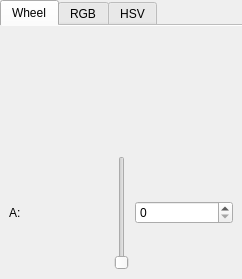
<?xml version="1.0" encoding="UTF-8"?>
<ui version="4.0">
 <class>ColorEditor</class>
 <widget class="QTabWidget" name="ColorEditor">
  <property name="geometry">
   <rect>
    <x>0</x>
    <y>0</y>
    <width>242</width>
    <height>279</height>
   </rect>
  </property>
  <property name="windowTitle">
   <string>TabWidget</string>
  </property>
  <property name="currentIndex">
   <number>0</number>
  </property>
  <property name="documentMode">
   <bool>true</bool>
  </property>
  <widget class="QWidget" name="tab">
   <attribute name="title">
    <string>Wheel</string>
   </attribute>
   <layout class="QVBoxLayout" name="verticalLayout">
    <item>
     <widget class="color_widgets::ColorWheel" name="colorWheel">
      <property name="sizePolicy">
       <sizepolicy hsizetype="Expanding" vsizetype="Expanding">
        <horstretch>0</horstretch>
        <verstretch>0</verstretch>
       </sizepolicy>
      </property>
     </widget>
    </item>
    <item>
     <layout class="QHBoxLayout" name="horizontalLayout">
      <item>
       <widget class="QLabel" name="label_9">
        <property name="text">
         <string>A:</string>
        </property>
       </widget>
      </item>
      <item>
       <widget class="color_widgets::GradientSlider" name="slider_alpha_wheel">
        <property name="maximum">
         <number>255</number>
        </property>
       </widget>
      </item>
      <item>
       <widget class="QSpinBox" name="spinBox_9">
        <property name="maximum">
         <number>255</number>
        </property>
       </widget>
      </item>
     </layout>
    </item>
   </layout>
  </widget>
  <widget class="QWidget" name="tab">
   <attribute name="title">
    <string>RGB</string>
   </attribute>
   <layout class="QGridLayout" name="gridLayout_2">
    <item row="0" column="0">
     <widget class="QLabel" name="label_5">
      <property name="text">
       <string>R:</string>
      </property>
     </widget>
    </item>
    <item row="0" column="1">
     <widget class="color_widgets::GradientSlider" name="slider_red">
      <property name="maximum">
       <number>255</number>
      </property>
     </widget>
    </item>
    <item row="0" column="2" colspan="2">
     <widget class="QSpinBox" name="spinBox_5">
      <property name="maximum">
       <number>255</number>
      </property>
     </widget>
    </item>
    <item row="1" column="0">
     <widget class="QLabel" name="label_6">
      <property name="text">
       <string>G:</string>
      </property>
     </widget>
    </item>
    <item row="1" column="1">
     <widget class="color_widgets::GradientSlider" name="slider_green">
      <property name="maximum">
       <number>255</number>
      </property>
     </widget>
    </item>
    <item row="1" column="2" colspan="2">
     <widget class="QSpinBox" name="spinBox_6">
      <property name="maximum">
       <number>255</number>
      </property>
     </widget>
    </item>
    <item row="2" column="0">
     <widget class="QLabel" name="label_7">
      <property name="text">
       <string>B:</string>
      </property>
     </widget>
    </item>
    <item row="2" column="1" colspan="2">
     <widget class="color_widgets::GradientSlider" name="slider_blue">
      <property name="maximum">
       <number>255</number>
      </property>
     </widget>
    </item>
    <item row="2" column="3">
     <widget class="QSpinBox" name="spinBox_7">
      <property name="maximum">
       <number>255</number>
      </property>
     </widget>
    </item>
    <item row="3" column="0">
     <widget class="QLabel" name="label_8">
      <property name="text">
       <string>A:</string>
      </property>
     </widget>
    </item>
    <item row="3" column="1" colspan="2">
     <widget class="color_widgets::GradientSlider" name="slider_alpha_rgb">
      <property name="maximum">
       <number>255</number>
      </property>
     </widget>
    </item>
    <item row="3" column="3">
     <widget class="QSpinBox" name="spinBox_8">
      <property name="maximum">
       <number>255</number>
      </property>
     </widget>
    </item>
   </layout>
  </widget>
  <widget class="QWidget" name="tab_2">
   <attribute name="title">
    <string>HSV</string>
   </attribute>
   <layout class="QGridLayout" name="gridLayout">
    <item row="0" column="0">
     <widget class="QLabel" name="label">
      <property name="text">
       <string>H:</string>
      </property>
     </widget>
    </item>
    <item row="0" column="1">
     <widget class="color_widgets::HueSlider" name="HueSlider">
      <property name="maximum">
       <number>359</number>
      </property>
     </widget>
    </item>
    <item row="0" column="2">
     <widget class="QSpinBox" name="spinBox">
      <property name="maximum">
       <number>359</number>
      </property>
     </widget>
    </item>
    <item row="1" column="0">
     <widget class="QLabel" name="label_2">
      <property name="text">
       <string>S:</string>
      </property>
     </widget>
    </item>
    <item row="1" column="1">
     <widget class="color_widgets::GradientSlider" name="GradientSlider">
      <property name="maximum">
       <number>255</number>
      </property>
     </widget>
    </item>
    <item row="1" column="2">
     <widget class="QSpinBox" name="spinBox_2">
      <property name="maximum">
       <number>255</number>
      </property>
     </widget>
    </item>
    <item row="2" column="0">
     <widget class="QLabel" name="label_3">
      <property name="text">
       <string>V:</string>
      </property>
     </widget>
    </item>
    <item row="2" column="1">
     <widget class="color_widgets::GradientSlider" name="GradientSlider_2">
      <property name="maximum">
       <number>255</number>
      </property>
     </widget>
    </item>
    <item row="2" column="2">
     <widget class="QSpinBox" name="spinBox_3">
      <property name="maximum">
       <number>255</number>
      </property>
     </widget>
    </item>
    <item row="3" column="0">
     <widget class="QLabel" name="label_4">
      <property name="text">
       <string>A:</string>
      </property>
     </widget>
    </item>
    <item row="3" column="1">
     <widget class="color_widgets::GradientSlider" name="GradientSlider_3">
      <property name="maximum">
       <number>255</number>
      </property>
     </widget>
    </item>
    <item row="3" column="2">
     <widget class="QSpinBox" name="spinBox_4">
      <property name="maximum">
       <number>255</number>
      </property>
     </widget>
    </item>
   </layout>
  </widget>
 </widget>
 <customwidgets>
  <customwidget>
   <class>color_widgets::ColorWheel</class>
   <extends>QWidget</extends>
   <header>color_wheel.hpp</header>
  </customwidget>
  <customwidget>
   <class>color_widgets::GradientSlider</class>
   <extends>QSlider</extends>
   <header>gradient_slider.hpp</header>
  </customwidget>
  <customwidget>
   <class>color_widgets::HueSlider</class>
   <extends>color_widgets::GradientSlider</extends>
   <header>hue_slider.hpp</header>
  </customwidget>
 </customwidgets>
 <resources/>
 <connections>
  <connection>
   <sender>HueSlider</sender>
   <signal>valueChanged(int)</signal>
   <receiver>spinBox</receiver>
   <slot>setValue(int)</slot>
   <hints>
    <hint type="sourcelabel">
     <x>165</x>
     <y>66</y>
    </hint>
    <hint type="destinationlabel">
     <x>211</x>
     <y>69</y>
    </hint>
   </hints>
  </connection>
  <connection>
   <sender>spinBox</sender>
   <signal>valueChanged(int)</signal>
   <receiver>HueSlider</receiver>
   <slot>setValue(int)</slot>
   <hints>
    <hint type="sourcelabel">
     <x>198</x>
     <y>79</y>
    </hint>
    <hint type="destinationlabel">
     <x>165</x>
     <y>66</y>
    </hint>
   </hints>
  </connection>
  <connection>
   <sender>GradientSlider</sender>
   <signal>valueChanged(int)</signal>
   <receiver>spinBox_2</receiver>
   <slot>setValue(int)</slot>
   <hints>
    <hint type="sourcelabel">
     <x>165</x>
     <y>115</y>
    </hint>
    <hint type="destinationlabel">
     <x>204</x>
     <y>126</y>
    </hint>
   </hints>
  </connection>
  <connection>
   <sender>spinBox_2</sender>
   <signal>valueChanged(int)</signal>
   <receiver>GradientSlider</receiver>
   <slot>setValue(int)</slot>
   <hints>
    <hint type="sourcelabel">
     <x>209</x>
     <y>119</y>
    </hint>
    <hint type="destinationlabel">
     <x>165</x>
     <y>130</y>
    </hint>
   </hints>
  </connection>
  <connection>
   <sender>GradientSlider_2</sender>
   <signal>valueChanged(int)</signal>
   <receiver>spinBox_3</receiver>
   <slot>setValue(int)</slot>
   <hints>
    <hint type="sourcelabel">
     <x>165</x>
     <y>171</y>
    </hint>
    <hint type="destinationlabel">
     <x>202</x>
     <y>180</y>
    </hint>
   </hints>
  </connection>
  <connection>
   <sender>spinBox_3</sender>
   <signal>valueChanged(int)</signal>
   <receiver>GradientSlider_2</receiver>
   <slot>setValue(int)</slot>
   <hints>
    <hint type="sourcelabel">
     <x>187</x>
     <y>179</y>
    </hint>
    <hint type="destinationlabel">
     <x>165</x>
     <y>170</y>
    </hint>
   </hints>
  </connection>
  <connection>
   <sender>GradientSlider_3</sender>
   <signal>valueChanged(int)</signal>
   <receiver>spinBox_4</receiver>
   <slot>setValue(int)</slot>
   <hints>
    <hint type="sourcelabel">
     <x>165</x>
     <y>238</y>
    </hint>
    <hint type="destinationlabel">
     <x>196</x>
     <y>236</y>
    </hint>
   </hints>
  </connection>
  <connection>
   <sender>spinBox_4</sender>
   <signal>valueChanged(int)</signal>
   <receiver>GradientSlider_3</receiver>
   <slot>setValue(int)</slot>
   <hints>
    <hint type="sourcelabel">
     <x>201</x>
     <y>237</y>
    </hint>
    <hint type="destinationlabel">
     <x>165</x>
     <y>230</y>
    </hint>
   </hints>
  </connection>
  <connection>
   <sender>slider_alpha_wheel</sender>
   <signal>valueChanged(int)</signal>
   <receiver>spinBox_9</receiver>
   <slot>setValue(int)</slot>
   <hints>
    <hint type="sourcelabel">
     <x>164</x>
     <y>252</y>
    </hint>
    <hint type="destinationlabel">
     <x>205</x>
     <y>246</y>
    </hint>
   </hints>
  </connection>
  <connection>
   <sender>spinBox_9</sender>
   <signal>valueChanged(int)</signal>
   <receiver>slider_alpha_wheel</receiver>
   <slot>setValue(int)</slot>
   <hints>
    <hint type="sourcelabel">
     <x>182</x>
     <y>260</y>
    </hint>
    <hint type="destinationlabel">
     <x>164</x>
     <y>260</y>
    </hint>
   </hints>
  </connection>
  <connection>
   <sender>slider_red</sender>
   <signal>valueChanged(int)</signal>
   <receiver>spinBox_5</receiver>
   <slot>setValue(int)</slot>
   <hints>
    <hint type="sourcelabel">
     <x>135</x>
     <y>73</y>
    </hint>
    <hint type="destinationlabel">
     <x>192</x>
     <y>66</y>
    </hint>
   </hints>
  </connection>
  <connection>
   <sender>spinBox_5</sender>
   <signal>valueChanged(int)</signal>
   <receiver>slider_red</receiver>
   <slot>setValue(int)</slot>
   <hints>
    <hint type="sourcelabel">
     <x>181</x>
     <y>67</y>
    </hint>
    <hint type="destinationlabel">
     <x>143</x>
     <y>69</y>
    </hint>
   </hints>
  </connection>
  <connection>
   <sender>slider_green</sender>
   <signal>valueChanged(int)</signal>
   <receiver>spinBox_6</receiver>
   <slot>setValue(int)</slot>
   <hints>
    <hint type="sourcelabel">
     <x>138</x>
     <y>125</y>
    </hint>
    <hint type="destinationlabel">
     <x>213</x>
     <y>120</y>
    </hint>
   </hints>
  </connection>
  <connection>
   <sender>spinBox_6</sender>
   <signal>valueChanged(int)</signal>
   <receiver>slider_green</receiver>
   <slot>setValue(int)</slot>
   <hints>
    <hint type="sourcelabel">
     <x>192</x>
     <y>126</y>
    </hint>
    <hint type="destinationlabel">
     <x>144</x>
     <y>125</y>
    </hint>
   </hints>
  </connection>
  <connection>
   <sender>slider_blue</sender>
   <signal>valueChanged(int)</signal>
   <receiver>spinBox_7</receiver>
   <slot>setValue(int)</slot>
   <hints>
    <hint type="sourcelabel">
     <x>128</x>
     <y>178</y>
    </hint>
    <hint type="destinationlabel">
     <x>206</x>
     <y>178</y>
    </hint>
   </hints>
  </connection>
  <connection>
   <sender>spinBox_7</sender>
   <signal>valueChanged(int)</signal>
   <receiver>slider_blue</receiver>
   <slot>setValue(int)</slot>
   <hints>
    <hint type="sourcelabel">
     <x>207</x>
     <y>183</y>
    </hint>
    <hint type="destinationlabel">
     <x>133</x>
     <y>174</y>
    </hint>
   </hints>
  </connection>
  <connection>
   <sender>slider_alpha_rgb</sender>
   <signal>valueChanged(int)</signal>
   <receiver>spinBox_8</receiver>
   <slot>setValue(int)</slot>
   <hints>
    <hint type="sourcelabel">
     <x>146</x>
     <y>228</y>
    </hint>
    <hint type="destinationlabel">
     <x>200</x>
     <y>228</y>
    </hint>
   </hints>
  </connection>
  <connection>
   <sender>spinBox_8</sender>
   <signal>valueChanged(int)</signal>
   <receiver>slider_alpha_rgb</receiver>
   <slot>setValue(int)</slot>
   <hints>
    <hint type="sourcelabel">
     <x>208</x>
     <y>237</y>
    </hint>
    <hint type="destinationlabel">
     <x>145</x>
     <y>237</y>
    </hint>
   </hints>
  </connection>
 </connections>
</ui>
